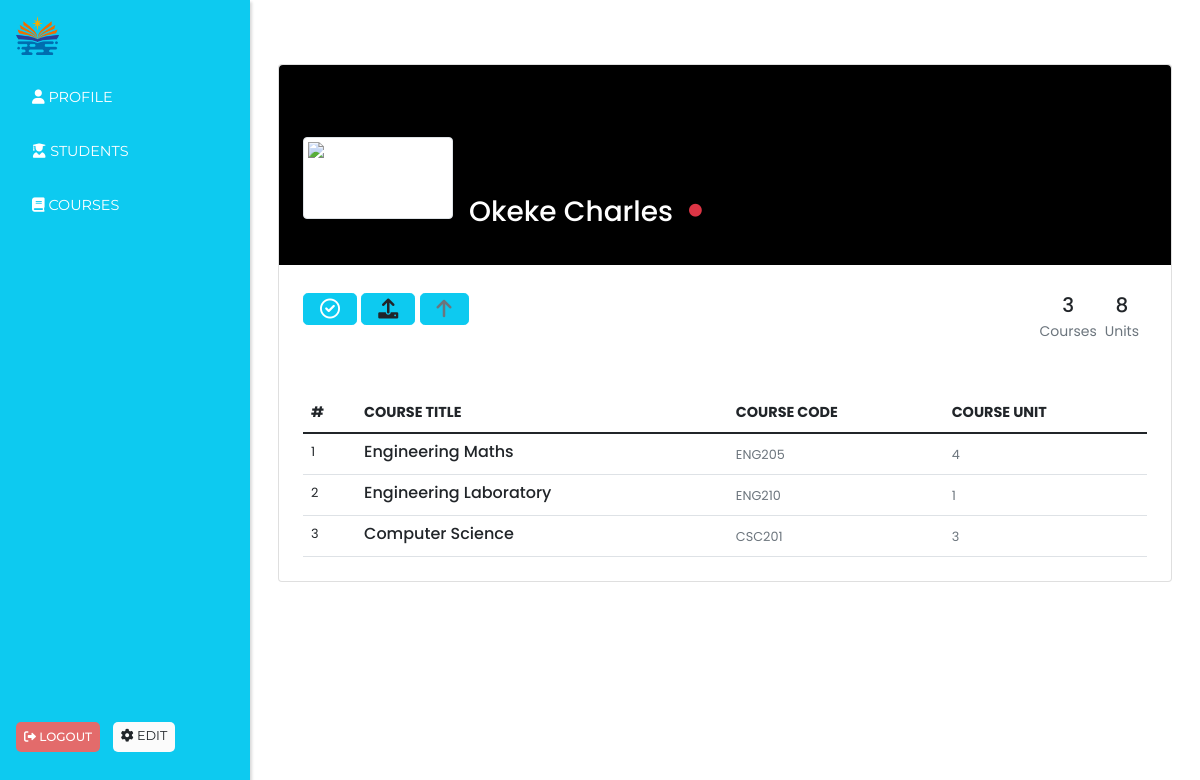
The app's page /view_team/4e9ea6a3f5f8431eb0d41b34db0babee (signed in), older data.
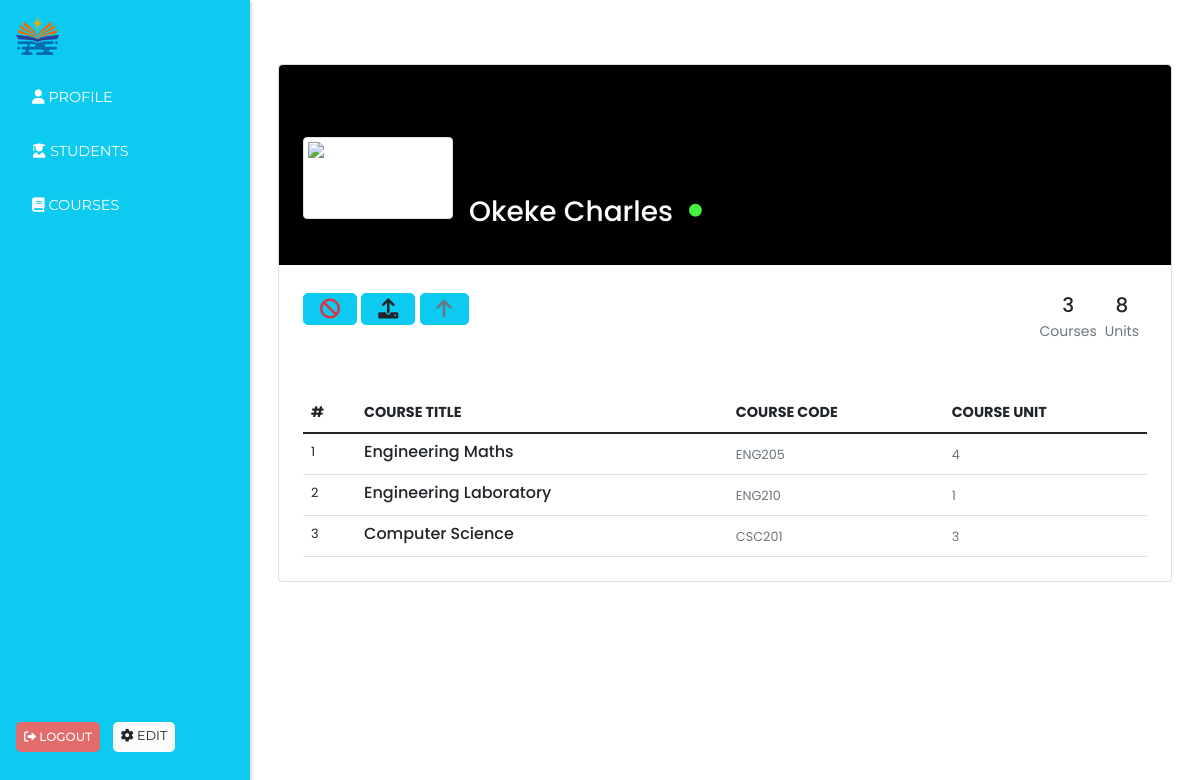
The same page, newer data.
### models/admin.py (models this page shows, shortened)
class Admin(db.Model, UserMixin):
    __tablename__ = "admin"
    id = db.Column(db.String(50), default=hexid, primary_key=True, index=True)
    first_name = db.Column(db.String(50), nullable=False)
    last_name = db.Column(db.String(50), nullable=False)
    active = db.Column(db.Boolean, default=True)
    adm_id = db.Column(
        db.String(50), unique=True, nullable=False, default=generate_admin_id
    )
    email = db.Column(db.String(120), unique=True, nullable=False)
    is_superadmin = db.Column(db.Boolean, default=False)
    phone_number = db.Column(db.String(50), nullable=True)
    role_id = db.Column(db.String(50), db.ForeignKey("role.id"), nullable=False)
    password = db.Column(db.Text, nullable=False)
    date_created = db.Column(db.DateTime, default=datetime.now)
    courses = db.relationship(
        "Course", cascade="all, delete", backref="lecturer", lazy=True
    )

### endpoints/admin.py (the view)
@admin.route("/view_team/<team_id>")
@login_required
@admin_required
def view_team(team_id):
    alert = session.pop("alert", None)
    bg_color = session.pop("bg_color", None)
    team = Admin.query.get(team_id)
    if not team:
        return redirect(url_for("admin.teams"))
    courses_ = team.courses
    total_units = sum([course.course_unit for course in courses_])
    return render_template(
        "admin_templates/view_team.html",
        alert=alert,
        bg_color=bg_color,
        team=team,
        course_registered=courses_,
        total_units=total_units,
        teams=True,
    )

### app_config.py (called while the page is built)
def create_app(config=config_object["development"]):
    app = Flask(__name__)
    app.config.from_object(config)
    cors.init_app(app)
    login_manager.init_app(app)
    db.init_app(app)
    migrate.init_app(app, db)
    @login_manager.user_loader
    def load_user(user_id):
        logged_user = Admin.query.get(user_id)
        if not logged_user:
            logged_user = Student.query.get(user_id)
        return logged_user
    @login_manager.unauthorized_handler
    def unauthorized():
        session["alert"] = "Please login to access this page"
        session["bg_color"] = "danger"
        return redirect(url_for("school.login"))
    @app.errorhandler(404)
    def page_not_found(e):
        return render_template("404.html")
    app.register_blueprint(admin_blueprint)
    app.register_blueprint(school_blueprint)
    app.register_blueprint(student_blueprint)
    return app

### templates/admin_templates/view_team.html (shortened to what the changed rows need)
{% extends 'admin_templates/admin_layout.html' %}
{% block content %}
<section class="h-100 gradient-custom-2">
    <div class="container py-5 h-100">
      <div class="row d-flex justify-content-center">
        <div class="col col-lg-9 col-xl-12">
          <div class="card">
            <div class="rounded-top text-white d-flex flex-row" style="background-color: #000; height:200px;">
              <div class="ms-3" style="margin-top: 130px;">
                <h3 class="d-flex align-items-center">{{team.last_name}} {{team.first_name}}
                  <i class="fa-solid fa-circle ms-3 {% if not team.active %} text-danger {% endif %}" style="font-size: .8rem; color: rgb(67, 242, 67);"></i></h5>
              </div>
            </div>
            <div class="p-4 text-black bg-body-tertiary">
              <div class="d-flex justify-content-end text-center py-1 text-body">
                <div class="me-auto">
                    <a href="" class="btn py-0 px-3 btn-info btn-lg text-decoration-none">
                      {% if team.active %}
                        <i class="fa-solid fa-ban text-danger"></i>
                      {% else %}
                      <i class="fa-regular fa-circle-check text-white"></i>
                      {% endif %}
                    </a>
                  </div>
              </div>
            </div>
            <div class="card-body p-4 text-black">
              <div class="row">
                <div class="col-md-12">
                    <div class="table-responsive">
                        <table class="table no-wrap user-table mb-0">
                            <thead>
                                <tr>
                                    <th scope="col" class="border-0 text-uppercase font-medium pl-4" style="font-size: .9rem;">#</th>
                                    <th scope="col" class="border-0 text-uppercase font-medium" style="font-size: .9rem;">Course Title</th>
                                    <th scope="col" class="border-0 text-uppercase font-medium" style="font-size: .9rem;">Course Code</th>
                                    <th scope="col" class="border-0 text-uppercase font-medium" style="font-size: .9rem;">Course Unit</th>
                                </tr>
                            </thead>
                        </table>
                    </div>
                </div>
            </div>
            </div>
          </div>
        </div>
      </div>
    </div>
  </section>
{% endblock content %}

Row changes from the older to the newer data that the page shows:
changed Admin "Okeke": active empty → True (drawn)
